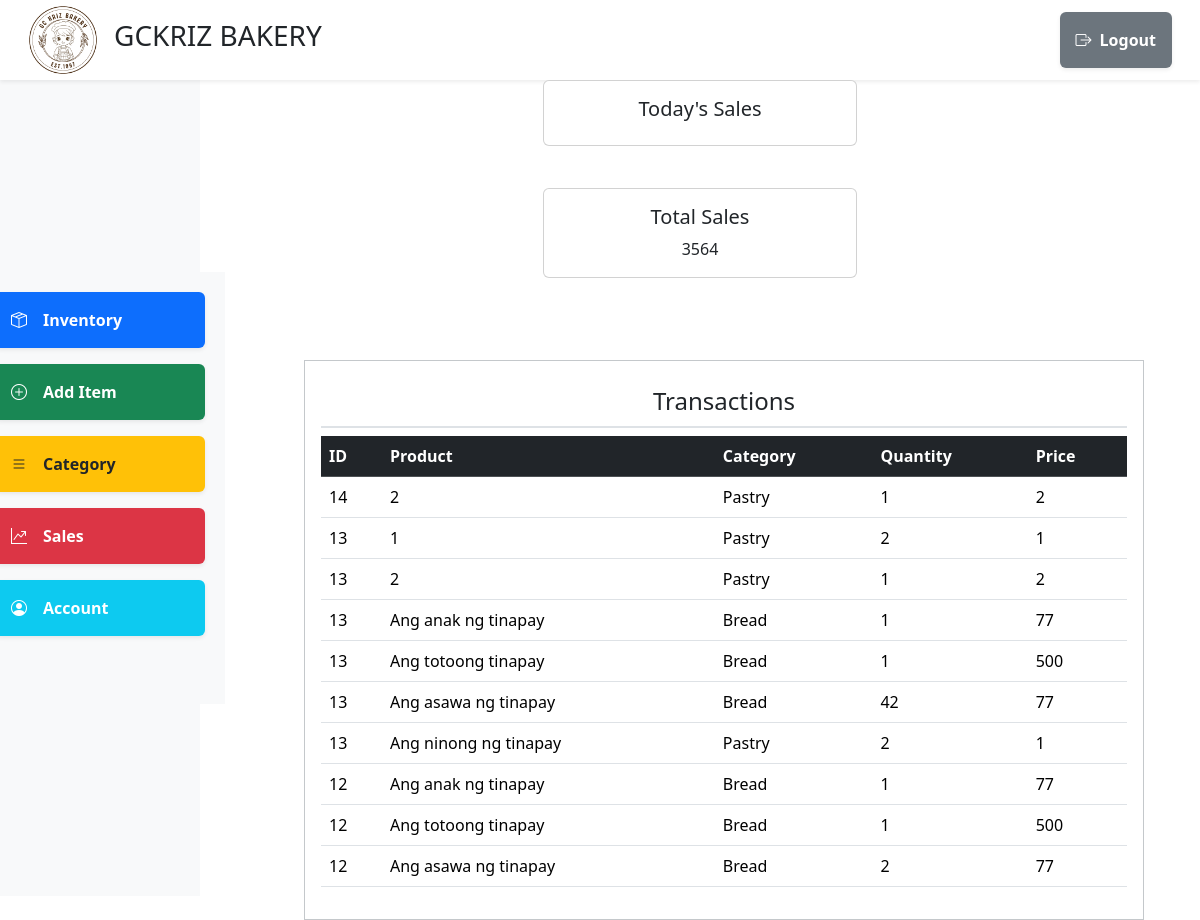
/admin/admin_sales.php, run on an earlier commit of the app's database.
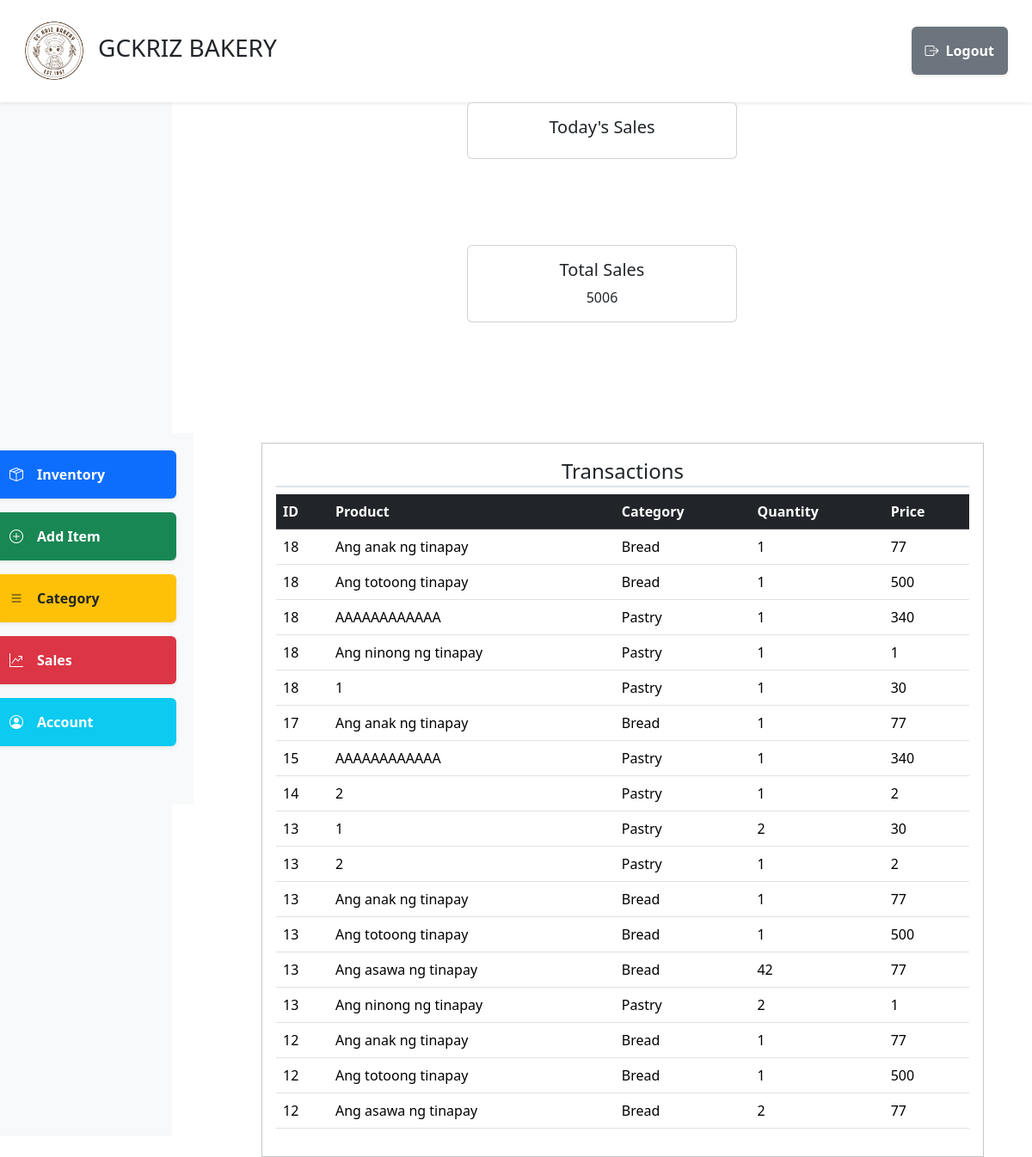
And on a later commit of the database.
### tables this page shows
CREATE TABLE `orderdetails` (
  `orderDetailID` int NOT NULL,
  `orderID` int DEFAULT NULL,
  `productID` int DEFAULT NULL,
  `categoryID` int DEFAULT NULL,
  `quantity` int DEFAULT NULL
);

CREATE TABLE `orders` (
  `orderID` int NOT NULL,
  `orderDate` datetime NOT NULL,
  `totalPayment` double NOT NULL
);

CREATE TABLE `products` (
  `productID` int NOT NULL,
  `productName` varchar(50) DEFAULT NULL,
  `categoryID` int DEFAULT NULL,
  `productStocks` int DEFAULT NULL,
  `productPrice` double DEFAULT NULL
);

CREATE TABLE `categories` (
  `categoryID` int NOT NULL,
  `categoryName` varchar(250) DEFAULT NULL
);

### model/sales.php (called while the page is built, shortened)
<?php
Class Sales{
    public static function getTotalSales(){
        global $connection;
        $sql_command = "SELECT SUM(totalPayment) AS totalSales FROM orders";
        $stmt = $connection->prepare($sql_command);
        $stmt->execute();
        $result = $stmt->get_result();
        $sales = $result->fetch_assoc();
        $data = $sales['totalSales'];
        return $data;
    }
    public static function getTransactionList(){
        global $connection;
        $sql_command = "
        SELECT * FROM orderDetails
        INNER JOIN orders on orderDetails.orderID = orders.orderID
        INNER JOIN products on orderDetails.productID = products.productID
        INNER JOIN categories on orderDetails.categoryID = categories.categoryID
        ORDER BY orders.orderDate DESC
        ";
        $stmt = $connection->prepare($sql_command);
        $stmt->execute();
        $result = $stmt->get_result();
        $sales = $result->fetch_all(MYSQLI_ASSOC);
        return $sales;
    }
}

### admin/admin_sales.php (the view, shortened to what this page needs)
<?php
require "../_init.php";
$Sales = new Sales();
?>
<!DOCTYPE html>
<html lang="en">
<head>
        <?php admin_css()?>
</head>
<body>
<?php require "../template/nav.php";  ?>
<div class="container-fluid full-vh-vw">
    <div class="row h-100">
        <div class="col-2 bg-light d-flex align-items-center justify-content-center">
            <?php require "../template/side_nav.php"; ?>
        </div>
        <div class="col-10 d-flex flex-column align-items-center justify-content-center">
             <div class="col-12  d-flex flex-row align-items-center justify-content-center">
             <div class="row mb-3" style="height: 30vh; flex-direction: row;">
                <div class="col-md-12 mb-3">
                    <div class="card text-center">
                        <div class="card-body">
                            <h5 class="card-title">Today's Sales</h5>
                        </div>
                    </div>
                </div>
                <div class="col-md-12 mb-3">
                    <div class="card text-center">
                        <div class="card-body">
                            <h5 class="card-title">Total Sales</h5>
                            <p class="card-text"><?= $Sales->getTotalSales();?></p>
                        </div>
                    </div>
                </div>
            </div>
             </div>
            <div class="row" style="height: 70vh; width: 70vw; ">
            <div class="col-12 d-flex flex-column align-items-center justify-content-start border border-secondary bg-white border-secondary-subtle p-3 m-4 " style="max-height: 70vh; overflow: auto; ">
             <div class="d-flex justify-content-center align-items-center w-100 mb-2 border-bottom border-2 border-subtle" style="height: 70px">
                 <h4 class="mb-0 text-center">Transactions</h4>
             </div>
                 <table class="table table-responsive table-hover">
                     <thead class="table-dark align-middle ">
                         <tr>
                             <th scope="col">ID</th>
                             <th scope="col">Product</th>
                             <th scope="col">Category</th>
                             <th scope="col">Quantity</th>
                             <th scope="col">Price</th>
                         </tr>
                     </thead>
                         <tbody>
                             <?php foreach($Sales->getTransactionList() as $sales) : ?>
                                 <tr class="align-middle">
                                     <td><?= $sales["orderID"]?></td>
                                     <td><?= $sales["productName"]?></td>
                                     <td><?= $sales["categoryName"]?></td>
                                     <td><?= $sales["quantity"]?></td>
                                     <td><?= $sales["productPrice"]?></td>
                                 </tr>
                             <?php endforeach;?>
                         </tbody>
                 </table>
             </div>
            </div>
        </div>
    </div>
</div>
</body>
</html>

### _init.php (shortened to what this page needs)
<?php
require_once(__DIR__ . '/model/user.php');
require_once(__DIR__ . '/model/sales.php');
    try{
        $connection = new mysqli
        (
            DB_HOST,
            DB_USERNAME,
            DB_PASSWORD,
            DB_DATABASE
        );
        return $connection;
    } catch (Exception $e){
            header('Content-type: text/plain');
            die("
            Error: May problim sa imong database
            Reason: {$e->getMessage()}
            Note:
                - Try to open config.php and check if the MySQL is configured correctly.
                - Make sure that the MySQL server is running.
            ");
        }
function admin_css(){
    echo '
    <link rel="stylesheet" href="../css/admin.css">
    <link rel="stylesheet" href="../css/bootstrap.min.css">
    <link rel="stylesheet" href="https://cdnjs.cloudflare.com/ajax/libs/bootstrap-icons/1.5.0/font/bootstrap-icons.min.css">
    ';
};

### template/nav.php
<?php
require_once '../_init.php';
echo "
<nav class='navbar d-flex justify-content-between align-items-between navbar-expand-lg bg-white navbar-light shadow-sm navbar-custom nav-height p-3'>
    <div class='container-fluid d-flex justify-content-between align-items-center'>
        <div class='d-flex justify-content-center align-items-center'>
            <img src='../assets/GC KRIZ BAKERY.png' width='70' height='70' class='d-inline-block' alt='Logo'>
            <h3 class='ms-3'>GCKRIZ BAKERY</h3>
        </div>
        <a href='../controller/user_controller.php?action=logout' class='nav-links-item d-flex align-items-center p-3 bg-secondary text-white rounded shadow-sm'>
            <i class='bi bi-box-arrow-right me-2'></i>
            <span class='fw-bold'>Logout</span>
        </a>
    </div>
</nav>
";

### template/side_nav.php
<?php
require_once '../_init.php';
echo '
<aside>
  <div class="nav-links">
    <a href="admin_inventory.php" class="nav-links-item d-flex align-items-center p-3 mb-3 bg-primary text-white rounded shadow-sm">
      <i class="bi bi-box-seam me-3"></i>
      <span class="fw-bold">Inventory</span>
    </a>
    <a href="admin_add_item.php" class="nav-links-item d-flex align-items-center p-3 mb-3 bg-success text-white rounded shadow-sm">
      <i class="bi bi-plus-circle me-3"></i>
      <span class="fw-bold">Add Item</span>
    </a>
    <a href="admin_category.php" class="nav-links-item d-flex align-items-center p-3 mb-3 bg-warning text-dark rounded shadow-sm">
      <i class="bi bi-list me-3"></i>
      <span class="fw-bold">Category</span>
    </a>
    <a href="admin_sales.php" class="nav-links-item d-flex align-items-center p-3 mb-3 bg-danger text-white rounded shadow-sm">
      <i class="bi bi-graph-up me-3"></i>
      <span class="fw-bold">Sales</span>
    </a>
    <a href="admin_accounts.php" class="nav-links-item d-flex align-items-center p-3 mb-3 bg-info text-white rounded shadow-sm mb-sm-5">
      <i class="bi bi-person-circle me-3"></i>
      <span class="fw-bold">Account</span>
    </a>
  </div>
</aside>
';

### css/admin.css (style rules this page uses)
.nav-height { height: 10vh; }
.nav-links { justify-self: center; width: 250px; background-color: #f8f9fa; padding: 20px; }
.nav-links-item { display: flex; align-items: center; padding: 10px; color: #000; text-decoration: none; }
.full-vh-vw { height: 90vh; width: 100vw; }

What changed in the data, as far as the page shows it:
added orderdetails: orderID.orderID "18", productID.productName "Ang anak ng tinapay", categoryID.categoryName "Bread", quantity "1", productID.productPrice "77"
added orderdetails: orderID.orderID "18", productID.productName "Ang totoong tinapay", categoryID.categoryName "Bread", quantity "1", productID.productPrice "500"
added orderdetails: orderID.orderID "18", productID.productName "AAAAAAAAAAAA", categoryID.categoryName "Pastry", quantity "1", productID.productPrice "340"
added orderdetails: orderID.orderID "18", productID.productName "Ang ninong ng tinapay", categoryID.categoryName "Pastry", quantity "1", productID.productPrice "1"
added orderdetails: orderID.orderID "18", productID.productName "1", categoryID.categoryName "Pastry", quantity "1", productID.productPrice "30"
added orderdetails: orderID.orderID "17", productID.productName "Ang anak ng tinapay", categoryID.categoryName "Bread", quantity "1", productID.productPrice "77"
added orderdetails: orderID.orderID "15", productID.productName "AAAAAAAAAAAA", categoryID.categoryName "Pastry", quantity "1", productID.productPrice "340"
changed through a linked row, orderdetails (number 9 of 17 on the later page): productID.productPrice "1" → "30"
Also different on the page:
$Sales->getTotalSales(): "3564" → "5006"
